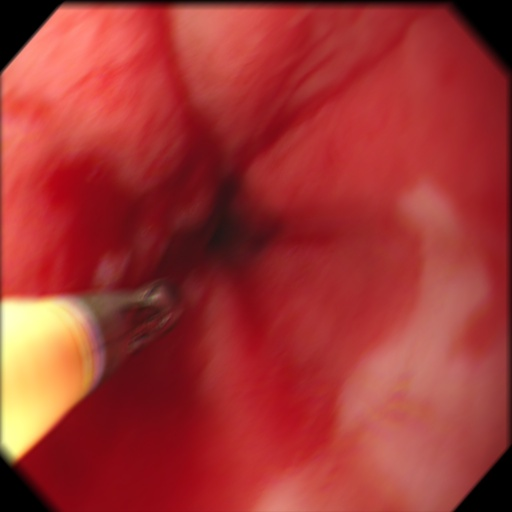
#> input picture todas/0000599.jpg, 512 x 512 px; its folder holds only this picture in this run
$ python ROI_Version1.7.py
#> lines starting #> are read from the running program, lines starting #| are printed output that depends on the picture; after the words box and inside, x2 and y2 are one past the last pixel; in counts of white or black regions, pixels touching at a corner belong together
### Imagenes doc/readimg.py
# -*- coding: utf-8 -*-
"""
Created on Tue May 28 11:20:26 2019

@author: Nataly
"""
def read_img(imfile):
#> called with imfile = '0000599.jpg'
    import cv2
    return cv2.imread(imfile)
#> returned value is the input picture: shape (512, 512, 3); mean B, G, R 51, 53.8, 162.6
    #return (imfile + 2)

### todas/ROI_Version1.7.py
# -*- coding: utf-8 -*-
"""
Created on Fri Jul 12 18:02:29 2019

@author: Nataly
"""

import cv2
import pylab as plt
from matplotlib import pyplot as plt
import numpy as np
from pylab import *
from readimg import read_img #leer imagines ### img=read_img(imgfile)##
from skimage.morphology import disk

from skimage.filters import threshold_otsu
from skimage.filters import threshold_li
from skimage.filters import threshold_minimum
from skimage.filters import threshold_triangle
from skimage.filters import try_all_threshold
from PIL import ImageEnhance
from PIL import Image
from skimage.filters import rank

import glob
def log(img):
    img = (np.log(img+1)/(np.log(1+np.max(img))))*255
#> img: shape (512, 512, 3) float16; 0.82% of the values are NaN or infinite; the others: min 0, max 254.9, mean 188
    img = np.array(img,dtype=np.uint8)
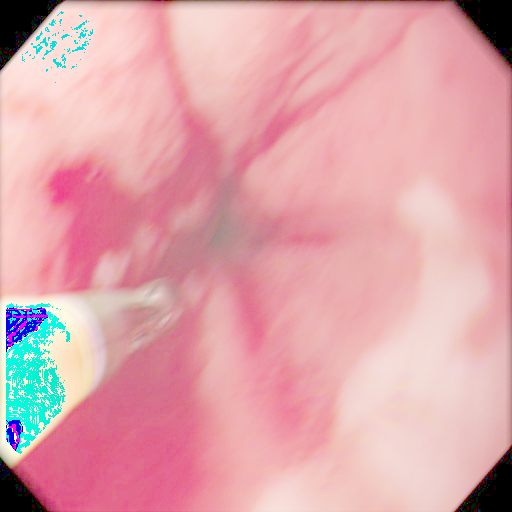
#> img: shape (512, 512, 3); mean of channels 0, 1, 2 170.9, 165.3, 221.7; drawn as B, G, R
    return img


for imgfile in glob.glob("*.jpg"):
    ima=read_img(imgfile)
    ima=log(ima)
    imR, imG, imB=cv2.split(ima)
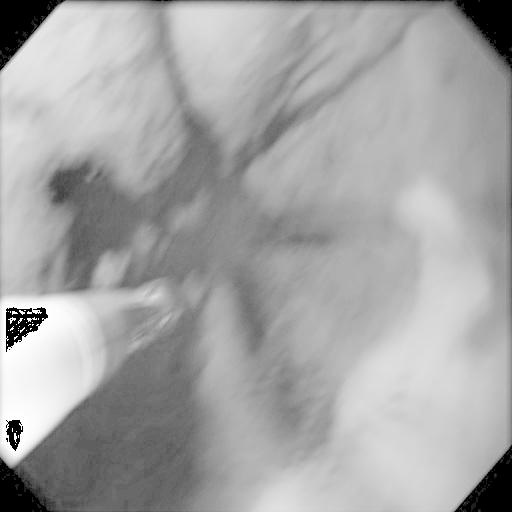
#> imG: shape (512, 512); min 0, max 254, mean 165.3

    imA=cv2.cvtColor(ima,cv2.COLOR_RGB2HSV)
#> imA: shape (512, 512, 3); mean H, S, V 116.2, 76.2, 226.8
    I,I,II=cv2.split(imA)
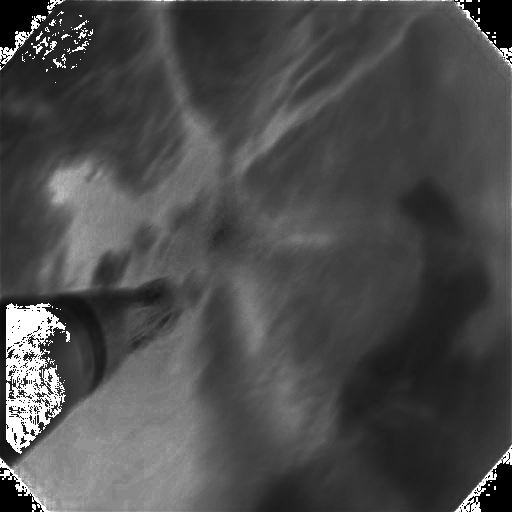
#> I: shape (512, 512); min 0, max 255, mean 76.2
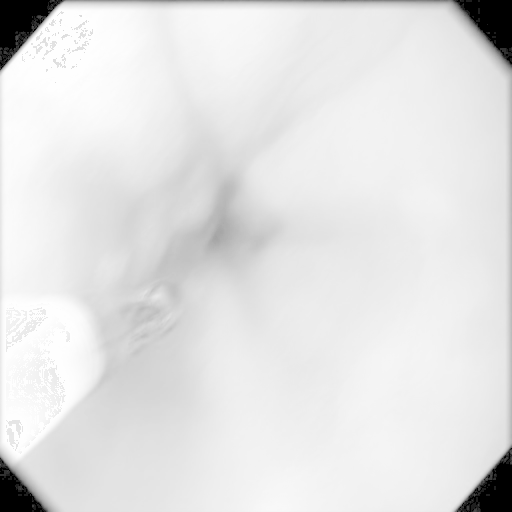
#> II: shape (512, 512); min 0, max 254, mean 226.8
    # [5 lines of commented-out code are left out]

    ta=II.shape
#> ta = (512, 512)
    ta=list(ta)
#> ta = [512, 512]
    #plt.imshow(II, cmap=plt.cm.gray)
    #plt.show()
    """
    umbral0=np.mean(II)
    umbral1=np.max(II)
    umbral2=np.min(II)
    umbral=umbral1*0.05
    #plt.imshow(II, cmap=plt.cm.gray)
    #plt.show()
    binary=II.copy()
    for f in range(ta[0]):
        for c in range (ta[1]):
            if II[f,c]<=umbral:
                binary[f,c]=0
            else:
                binary[f,c]=1
    """
    #"""
    MIN=int(np.min(II))
#> MIN = 0
    MAX=int(np.max(II))
#> MAX = 254

    hist = cv2.calcHist([II],[0],None,[256],[0,255])
#> hist = 256 values, max 15052 at index 241, min 0 at index 1, mean 1024
    #plt.plot(hist)
    #plt.show()

    l=int(len(hist)/2)
#> l = 128
    a=hist[:l]
#> a = 128 values, max 5526 at index 0, min 0 at index 1, mean 59.44
    a=a.tolist()
#> a = 128 items, first 6: [5526], [0], [0], [0], [0], [0]
    hist=hist.tolist()
#> hist = 256 items, first 6: [5526], [0], [0], [0], [0], [0]

    u=np.max(a)
#> u = 5526
    umbral1 = hist.index(u)
#> umbral1 = 0
    a=a[umbral1:]

    uu=np.min(a)
#> uu = 0
    histb=hist[umbral1:]
#> histb has the same summary as hist
    umbral=histb.index(uu)
#> umbral = 1
    print(umbral1,umbral,len(hist[:umbral1]))
#| 0 1 0

    umbral=umbral+len(hist[:umbral1])
    binary=II.copy()

    for f in range(ta[0]):
        for c in range (ta[1]):
            if II[f,c]<=umbral:
                binary[f,c]=0
            else:
                binary[f,c]=1
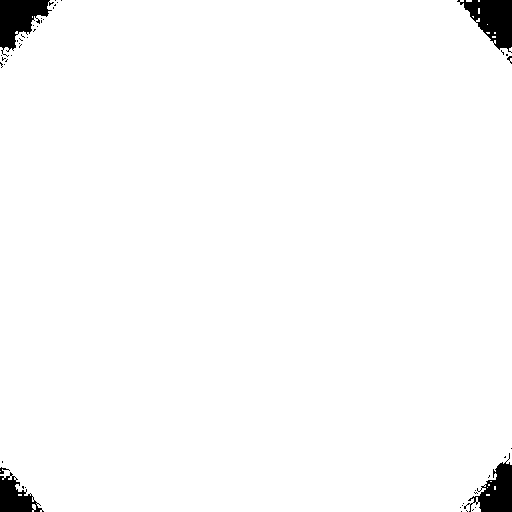
#> binary: shape (512, 512); values 0 (black) and 1 (white), 97.9% white; 46 black regions (41 under 20 px), largest, box (x1, y1, x2, y2) and area: (457, 0, 512, 53) 1589, (0, 0, 54, 57) 1580, (464, 453, 512, 512) 1284, (0, 472, 44, 512) 929, (0, 467, 10, 474) 29


    #"""
    ret3,binaryx= cv2.threshold(II,0,255,cv2.THRESH_BINARY+cv2.THRESH_OTSU)
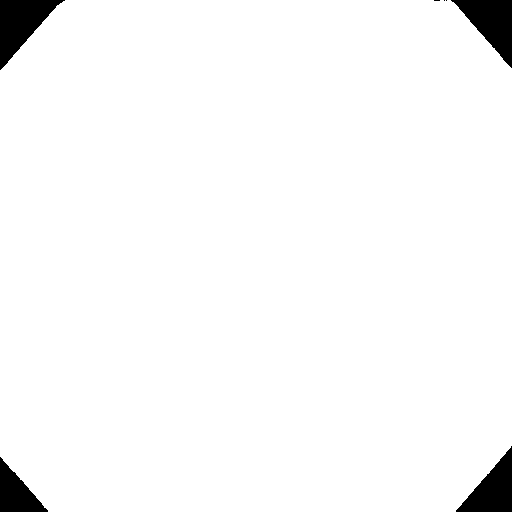
#> binaryx: shape (512, 512); 97.1% white; 7 black regions (3 under 20 px), largest, box (x1, y1, x2, y2) and area: (0, 0, 65, 70) 2211, (451, 0, 512, 68) 2076, (456, 446, 512, 512) 1874, (0, 457, 48, 512) 1367
#> ret3 = 121
    #print(ret3)
    binary = (binary*255).astype(np.uint8)
    #plt.imshow(binary, cmap=plt.cm.gray)
    #plt.show()
    ### Transformaciones Morfologicas

    kernel = cv2.getStructuringElement(cv2.MORPH_ELLIPSE, (20, 20))
    openi = cv2.morphologyEx(binary, cv2.MORPH_OPEN, kernel)
#> openi: shape (512, 512); 97.4% white; 4 black regions, box (x1, y1, x2, y2) and area: (0, 0, 62, 68) 2105, (458, 0, 512, 64) 1791, (461, 450, 512, 512) 1677, (0, 462, 44, 512) 1207
    #kernel = cv2.getStructuringElement(cv2.MORPH_ELLIPSE, (10, 10))
    #dilation = cv2.dilate(opening,kernel,iterations = 1)
    kernel = cv2.getStructuringElement(cv2.MORPH_ELLIPSE, (45, 45))
    close=cv2.morphologyEx(openi, cv2.MORPH_CLOSE, kernel)
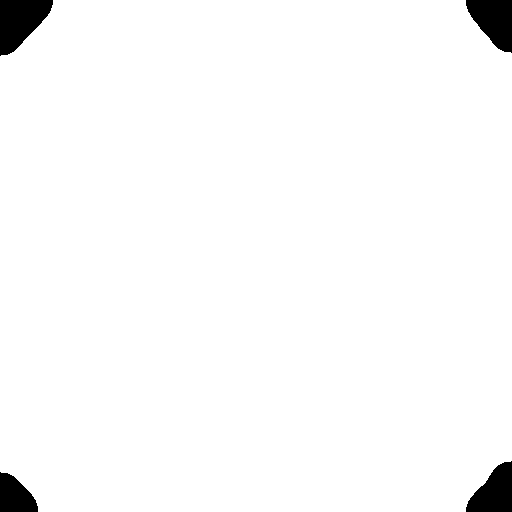
#> close: shape (512, 512); 97.6% white; 4 black regions, box (x1, y1, x2, y2) and area: (0, 0, 53, 56) 1952, (466, 0, 512, 53) 1659, (466, 461, 512, 512) 1546, (0, 472, 38, 512) 1083

    # [4 lines of commented-out code are left out]


    dire='./segROI/#6/'+imgfile
    #img=cv2.cvtColor(im,cv2.COLOR_BGR2RGB)
    cv2.imwrite(dire,close)
    k = cv2.waitKey(1000)
#> (key Esc is pressed here)
    #destroy the window
    cv2.destroyAllWindows()

$ run again, on todas/00128.jpg
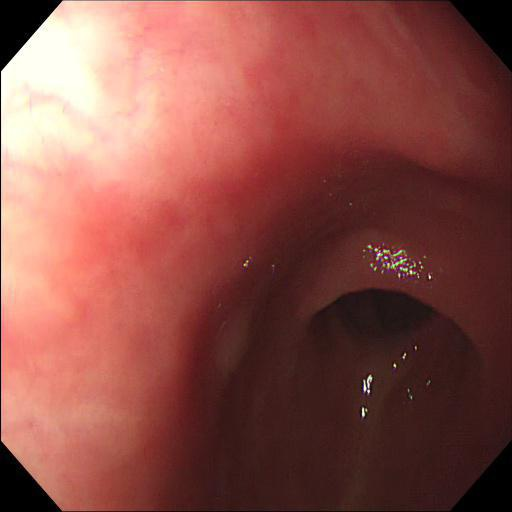
#> input picture todas/00128.jpg, 512 x 512 px
#> in read_img, returned value is the input picture: shape (512, 512, 3); mean B, G, R 71.7, 78.8, 139
#> imA: shape (512, 512, 3); mean H, S, V 107.7, 59.2, 213.7
#> `I,I,II=cv2.split(imA)`:
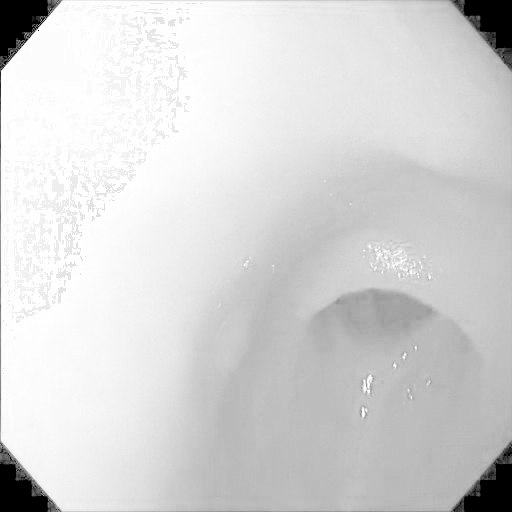
#> II: shape (512, 512); min 0, max 254, mean 213.7
#> MIN = 0
#> MAX = 254
#> `hist = cv2.calcHist([II],[0],None,[256],[0,255])`: hist = 256 values, max 25468 at index 254, min 0 at index 1, mean 1024
#> l = 128
#> `a=hist[:l]`: a = 128 values, max 6256 at index 0, min 0 at index 1, mean 68.93
#> `a=a.tolist()`: a = 128 items, first 6: [6256], [0], [0], [0], [0], [0]
#> `hist=hist.tolist()`: hist = 256 items, first 6: [6256], [0], [0], [0], [0], [0]
#> u = 6256
#> umbral1 = 0
#> histb has the same summary as hist
#> umbral = 1
#| 0 1 0
#> binaryx: shape (512, 512); 96.7% white; 8 black regions (4 under 20 px), largest, box (x1, y1, x2, y2) and area: (0, 0, 60, 156) 2245, (451, 0, 512, 70) 2208, (451, 442, 512, 512) 2194, (0, 447, 61, 512) 2026
#> ret3 = 117
#> openi: shape (512, 512); 97.3% white; 4 black regions, box (x1, y1, x2, y2) and area: (0, 0, 51, 64) 2059, (455, 448, 512, 512) 1750, (0, 455, 49, 512) 1684, (465, 0, 512, 57) 1671
#> `close=cv2.morphologyEx(openi, cv2.MORPH_CLOSE, kernel)`:
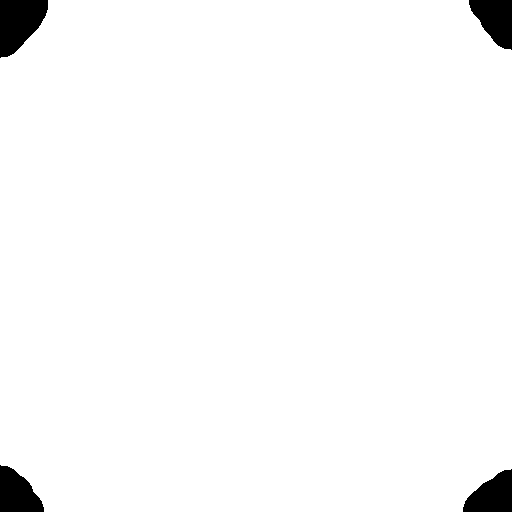
#> close: shape (512, 512); 97.6% white; 4 black regions, box (x1, y1, x2, y2) and area: (0, 0, 48, 58) 1968, (469, 0, 512, 50) 1455, (463, 469, 512, 512) 1439, (0, 465, 44, 512) 1432

$ run again, on todas/00149_batch2.jpg
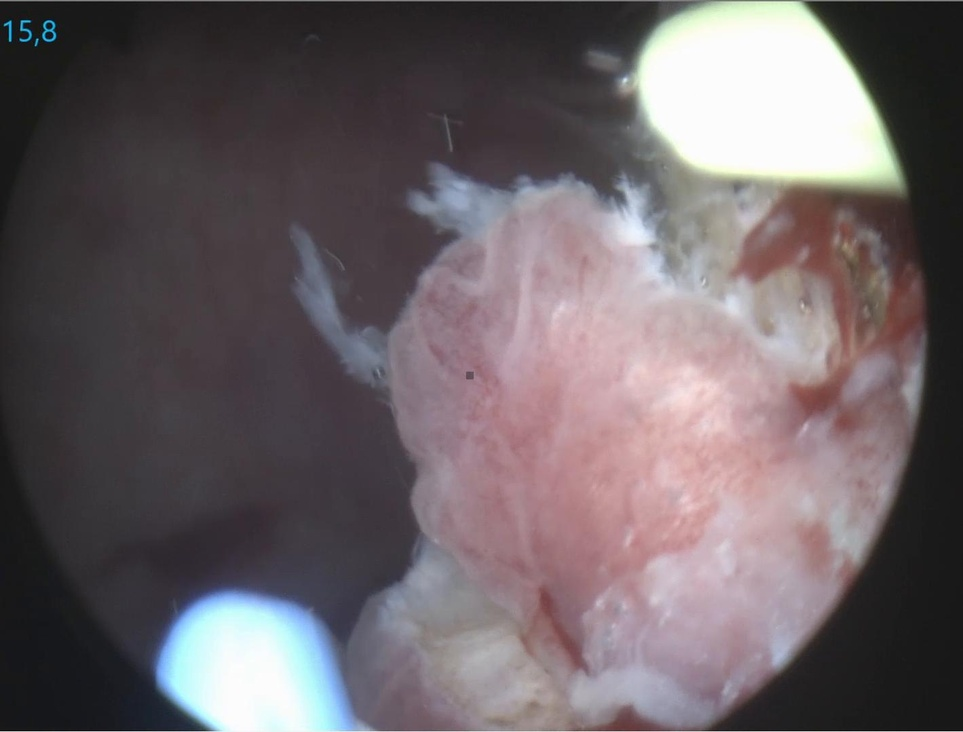
#> input picture todas/00149_batch2.jpg, 963 x 732 px, shrunk from 1419 x 1079 before the run
#> in read_img, returned value is the input picture: shape (732, 963, 3); mean B, G, R 103, 99, 108.2
#> imA: shape (732, 963, 3); mean H, S, V 104.1, 8.4, 206.1
#> MIN = 101
#> MAX = 254
#> `hist = cv2.calcHist([II],[0],None,[256],[0,255])`: hist = 256 values, max 48265 at index 254, min 0 at index 0, mean 2753.6
#> l = 128
#> `a=hist[:l]`: a = 128 values, max 84 at index 105, min 0 at index 0, mean 2.37
#> `a=a.tolist()`: a = 128 items, first 6: [0], [0], [0], [0], [0], [0]
#> `hist=hist.tolist()`: hist = 256 items, first 6: [0], [0], [0], [0], [0], [0]
#> u = 84
#> umbral1 = 105
#> `a=a[umbral1:]`: a = [[84], [0], [0], [0], [0], [31], [0], [0], [0], [28], [0], [0], [30], [0], [0], [0], [31], [0], [0], [41], [0], [0], [41]]
#> uu = 0
#> histb = 151 items, first 6: [84], [0], [0], [0], [0], [31]
#> `umbral=histb.index(uu)`: umbral = 1
#| 105 1 105
#> `umbral=umbral+len(hist[:umbral1])`: umbral = 106
#> after the loop `for f in range(ta[0]):`:
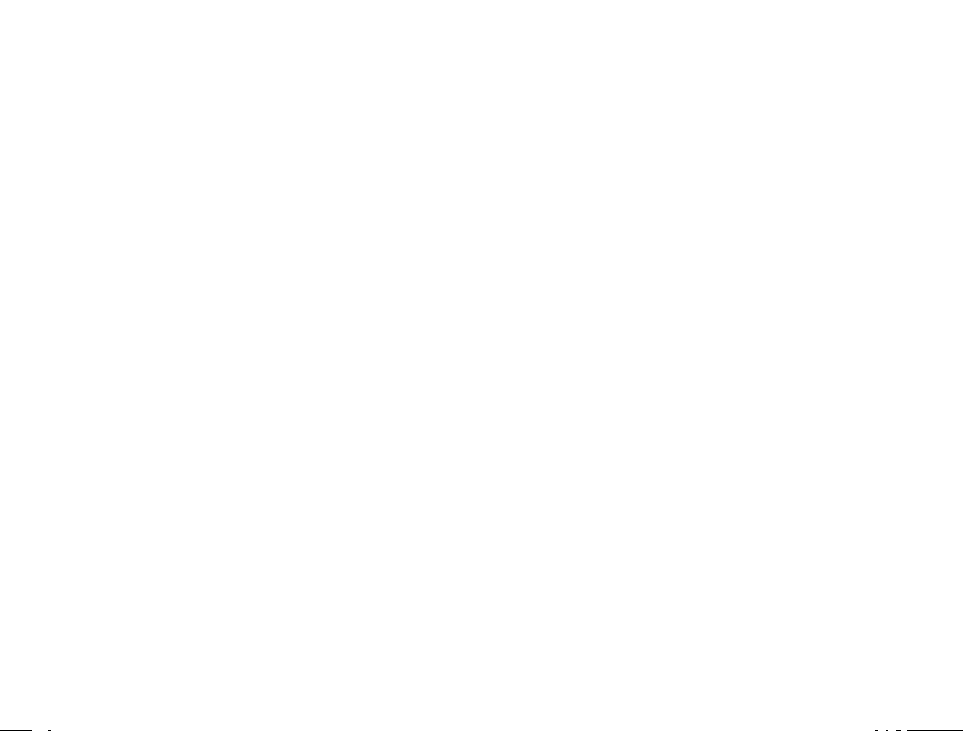
#> binary: shape (732, 963); values 0 (black) and 1 (white), 100% white; black in thin lines or dots, all inside (x1, y1, x2, y2) = (0, 730, 963, 731)
#> `ret3,binaryx= cv2.threshold(II,0,255,cv2.THRESH_BINARY+cv2.THRESH_OTSU)`:
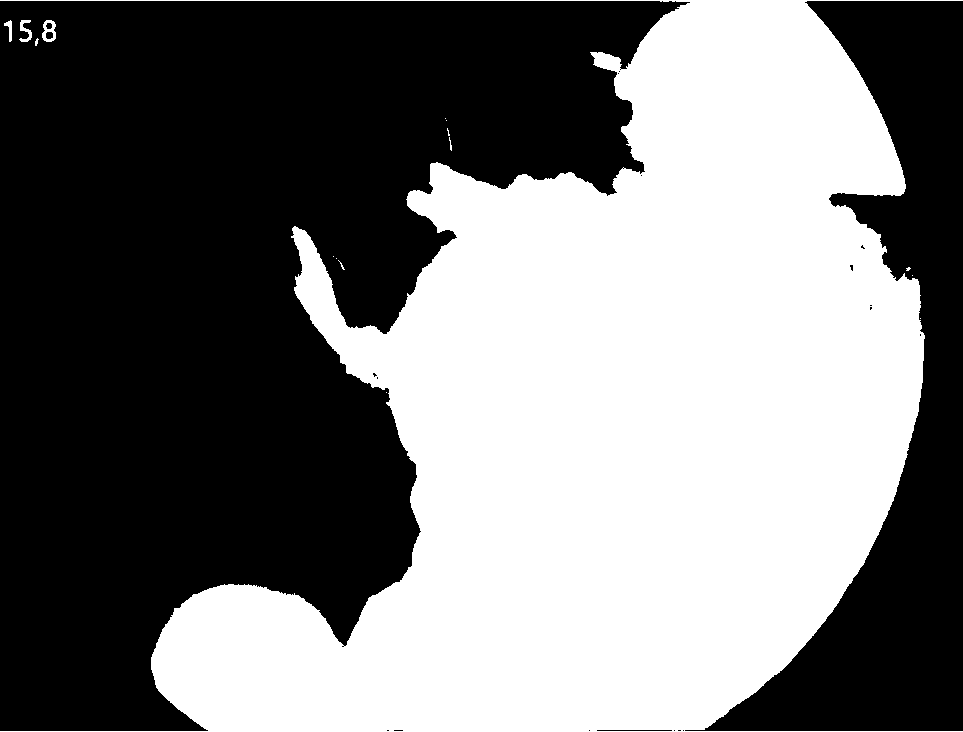
#> binaryx: shape (732, 963); 47.4% white; 16 white regions (11 under 20 px), largest, box (x1, y1, x2, y2) and area: (0, 0, 963, 732) 333897, (42, 20, 56, 42) 179, (19, 20, 32, 42) 134, (4, 20, 12, 42) 83, (449, 137, 452, 151) 20
#> ret3 = 207
#> openi: shape (732, 963); 100% white; black in thin lines or dots, all inside (x1, y1, x2, y2) = (0, 731, 963, 732)
#> close: shape (732, 963); every value is 255

$ run again, on todas/00199_batch2.jpg
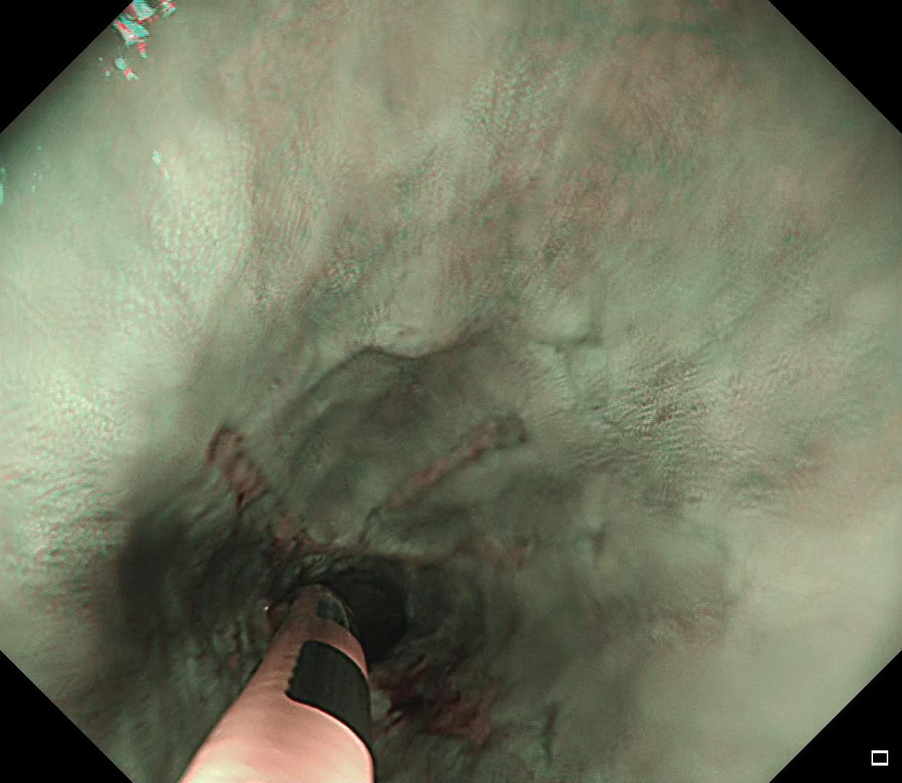
#> input picture todas/00199_batch2.jpg, 902 x 783 px, shrunk from 1243 x 1079 before the run
#> in read_img, returned value is the input picture: shape (783, 902, 3); mean B, G, R 97.5, 119.5, 116
#> imA: shape (783, 902, 3); mean H, S, V 81.1, 12.9, 208.6
#> MIN = 0
#> MAX = 254
#> `hist = cv2.calcHist([II],[0],None,[256],[0,255])`: hist = 256 values, max 30399 at index 0, min 0 at index 1, mean 2758.9
#> l = 128
#> `a=hist[:l]`: a = 128 values, max 30399 at index 0, min 0 at index 1, mean 275.8
#> `a=a.tolist()`: a = 128 items, first 6: [30399], [0], [0], [0], [0], [0]
#> `hist=hist.tolist()`: hist = 256 items, first 6: [30399], [0], [0], [0], [0], [0]
#> u = 30399
#> umbral1 = 0
#> histb has the same summary as hist
#> umbral = 1
#| 0 1 0
#> binaryx: shape (783, 902); 95% white; 16 black regions (11 under 20 px), largest, box (x1, y1, x2, y2) and area: (769, 0, 902, 133) 8911, (0, 0, 130, 133) 8873, (0, 651, 132, 783) 8770, (770, 651, 902, 783) 8428, (872, 751, 886, 762) 118
#> ret3 = 110
#> openi: shape (783, 902); 95.2% white; 4 black regions, box (x1, y1, x2, y2) and area: (0, 0, 128, 132) 8634, (773, 0, 902, 127) 8555, (0, 658, 128, 783) 8377, (780, 654, 902, 783) 8103
#> `close=cv2.morphologyEx(openi, cv2.MORPH_CLOSE, kernel)`:
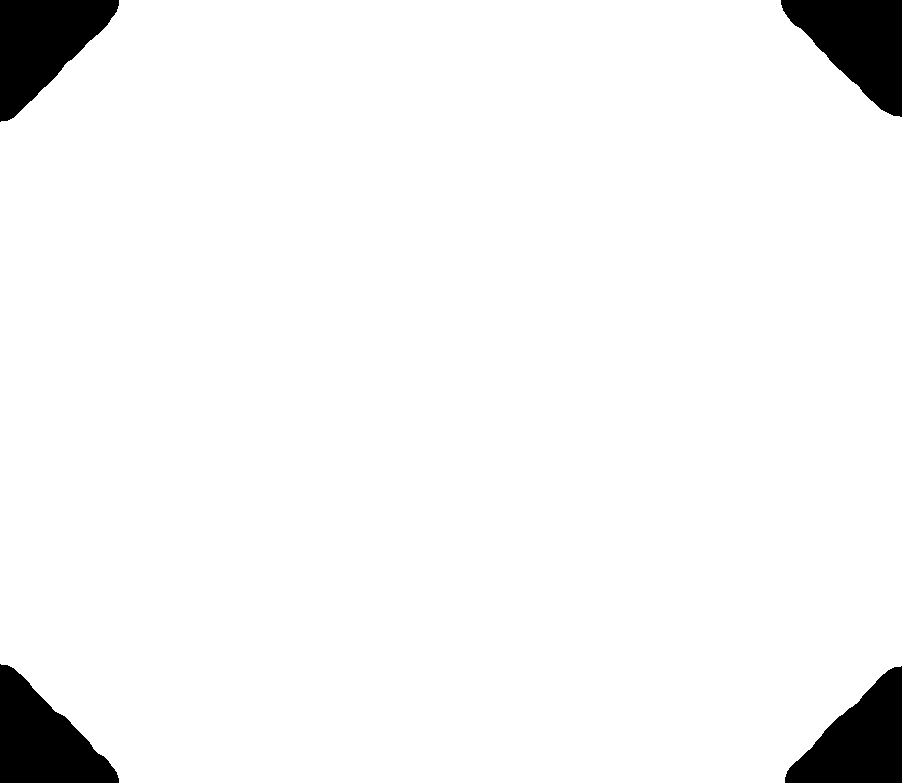
#> close: shape (783, 902); 95.3% white; 4 black regions, box (x1, y1, x2, y2) and area: (0, 0, 119, 122) 8492, (781, 0, 902, 117) 8391, (0, 664, 119, 783) 8198, (785, 666, 902, 783) 7959
